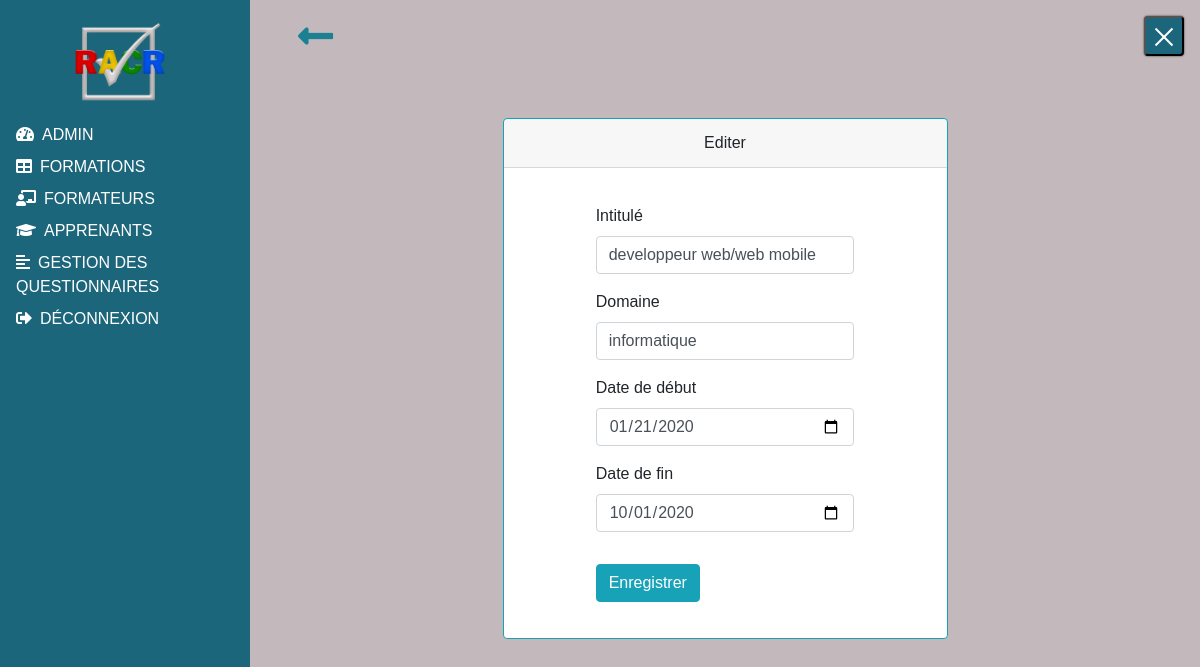
The page /phpFormation/formationEdit.php?idFormation=1 (signed in) on the database its author committed.
### tables this page shows
CREATE TABLE IF NOT EXISTS `formation` (
  `idFormation` int(5) NOT NULL AUTO_INCREMENT,
  `intituleFormation` varchar(50) NOT NULL,
  `domaineFormation` varchar(50) NOT NULL,
  `dateDebutFormation` date NOT NULL DEFAULT '0000-00-00',
  `dateFinFormation` date NOT NULL DEFAULT '0000-00-00',
  PRIMARY KEY (`idFormation`)
);

### phpFormation/formationFunction.php (called while the page is built, shortened)
<?php
        function affichageEditionFormation(){
            try {
                $id=$_GET['idFormation'];
                $co=connexion();
                $sql='SELECT * FROM formation WHERE idformation = "'.$id.'"';
                $affichageEdition=$co->prepare($sql);
                $affichageEdition->execute();
                return $affichageEdition;
            }catch(PDOException $e){
                echo 'Erreur: ' .$e->getMessage();
            }finally {
                $co=null;
            }
        }
?>

### phpFormation/formationEdit.php (the view, shortened to what this page needs)
<!DOCTYPE html>
<html lang="fr">
<head>
	<link rel="stylesheet" href="../vendor/fontawesome/css/all.min.css" type="text/css">
	<link rel="stylesheet" href="../vendor/bootstrap/css/bootstrap.min.css" type="text/css" />
	<link rel="stylesheet" href="../css/style.css" type="text/css">
    <?php
		require_once('formationFunction.php');
		$affichEdit=affichageEditionFormation();
		foreach ($affichEdit as $ed);
	?>
</head>
<body>
	<div id="sidebar-wrapper" class="active">
			<img src="../img/logob.png" class="logo" />
		<ul>
            <li><a href="../phpAdmin/admin.php"><i class="fas fa-tachometer-alt"></i><span>Admin</span></a></li>
            <li><a href="formation.php"><i class="fas fa-table"></i><span>Formations</span></a></li>
			<li><a href="../phpFormateur/formateur.php"><i class="fas fa-chalkboard-teacher"></i><span>Formateurs</span></a></li>
            <li><a href="../phpApprenant/apprenant.php"><i class="fas fa-graduation-cap"></i><span>Apprenants</span></a></li>
            <li><a href="../phpEvaluation/questionnaire.php"><i class="fas fa-align-left"></i><span>Gestion des questionnaires</span></a></li>
            <li><a onclick="return confirm('Etes vous sur de vouloir vous déconnecter')" href="../logOut.php"><i class="fas fa-sign-out-alt" ></i><span>Déconnexion</span></a></li>
		</ul>
	</div>
	<div id="content-wrapper" class="active">
		<button id="toggle-wrapper"><span class="active"></span><span class="active"></span><span class="active"></span></button>
            <div class="container-fluid pl-5 mt-3">
                <a class="retour" href="formation.php"><i class="fas fa-long-arrow-alt-left return"></i></a>
            </div>
            <div class="container col-10 col-md-8 col-lg-6 formulaire">
                <div class="card border-info mb-3">
                    <div class="card-header text-center">Editer</div>
                    <div class="card-body">
                        <form class="pt-3" method="post" action="formationFunction.php" enctype="multipart/form-data">
                            <div class="row justify-content-center">
                                <div class="form-group col-8">
                                    <label for="intitule">Intitulé</label>
                                    <input type="text" class="form-control" name="intitule" value="<?=$ed['intituleFormation']?>">
                                </div>
                            </div>
                            <div class="row justify-content-center">
                            <div class="form-group col-8">
                                    <label for="domaine">Domaine</label>
                                    <input type="text" class="form-control" name="domaine" value="<?=$ed['domaineFormation']?>">
                                </div>
                            </div>
                            <div class="row justify-content-center">
                                <div class="form-group col-8">
                                    <label for="dateDebut">Date de début</label>
                                    <input type="date" class="form-control" name="dateDebut" value="<?=$ed['dateDebutFormation']?>">
                                </div>
                            </div>
                            <div class="row justify-content-center">
                            <div class="form-group col-8">
                                    <label for="dateFin">Date de fin</label>
                                    <input type="date" class="form-control" name="dateFin" value="<?=$ed['dateFinFormation']?>">
                                </div>
                            </div>
                            <div class="row justify-content-center pt-3">
                                <div class="form-group col-8">
                                        <button type="submit" class="btn btn-info" name="editer">Enregistrer</button>
                                </div>
                            </div>
                        </form>
                    </div>
                </div>
            </div>
    </div>
</body>
</html>

### css/style.css (style rules this page uses)
body, html { height: 100%; overflow-x: hidden; width: 100%; font-family: Helvetica, sans-serif; }
body { background-size: cover; background-attachment: fixed; background-color: rgba(138, 118, 125, 0.507); }
.container-fluid { margin: 0; padding: 0; }
#toggle-wrapper { background-color: rgb(28, 102, 124); border-radius: .25rem; box-shadow: 0 0 2px #222; height: 40px; position: fixed; right: 1rem; top: 1rem; width: 40px; z-index: 10; }
#toggle-wrapper span { background-color: rgb(255, 255, 255); height: 2px; position: absolute; transform: translateX(-50%); transition: all 1s ease; width: 24px; }
#toggle-wrapper span:nth-child(3) { top: 28px; }
#toggle-wrapper span:nth-child(3).active { top: 28px; transform: translate(-50%, -500%) rotate(-45deg); }
#content-wrapper { bottom: 0; left: 0; position: absolute; top: 0; transition: all 1s ease; width: 100%; height: 100vh; min-height: 100%; }
#content-wrapper.active { left: 250px; width: calc(100vw - 250px); }
#sidebar-wrapper { background-color: rgb(28, 102, 124); color: rgb(255, 255, 255); left: -250px; min-height: 100vh; position: fixed; text-transform: uppercase; top: 0; transition: all 1s ease; width: 250px; z-index: 1; }
#sidebar-wrapper.active { left: 0; }
#sidebar-wrapper .logo { padding: .5rem 0; width: 150px; margin-left: 45px; }
#sidebar-wrapper ul { list-style: none; margin: 0; padding: 0 1rem; text-align: left; }
#sidebar-wrapper ul li { list-style: none; padding-bottom: .5rem; }
#sidebar-wrapper ul span { color: rgb(255, 255, 255); padding-left: .5rem; }
#sidebar-wrapper ul a { color: rgb(255, 255, 255); }
.formulaire { padding-top: 60px; }
li { list-style: none !important; }
.return { font-size: 40px; }
.retour { color: rgb(26, 128, 146); }
#sidebar-wrapper li span { font-family: 'Lucida Sans', 'Lucida Sans Regular', 'Lucida Grande', 'Lucida Sans Unicode', Geneva, Verdana, sans-serif!important; }
span { color: white; }

### rows shown on the page
formation: intitule "developpeur web/web mobile", domaine "informatique", dateDebut "01/21/2020", dateFin "10/01/2020"
